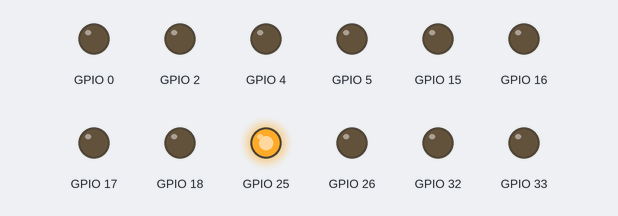
Bench run of a sketch on a simulated ESP32. On the bench: output pins drawn as LEDs (lit = HIGH).

Above: at 0.2 s.
At 1.7 s:
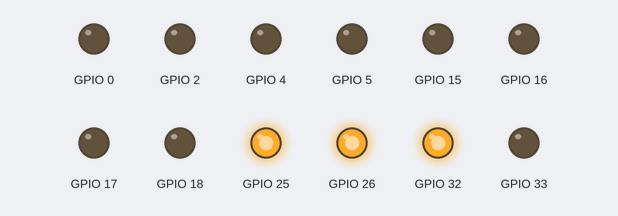
At 2.7 s:
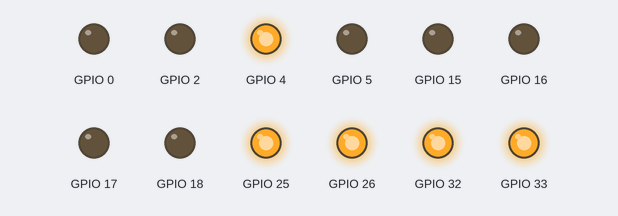
At 3.7 s:
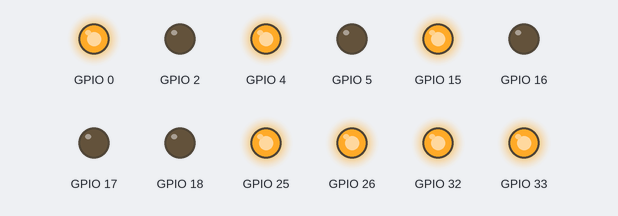
At 5.2 s:
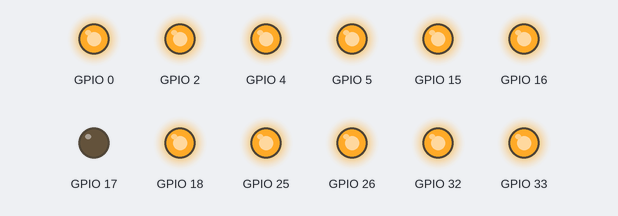
At 7.2 s:
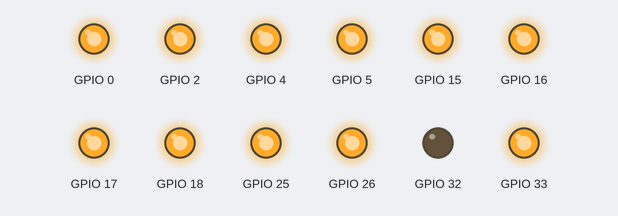
Timing chart, 0 to 7.8 s (numbered marks = the images above):
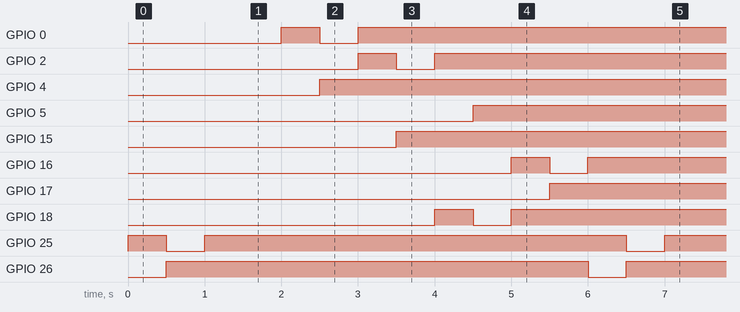

The sketch:

esp32.ino
```cpp
#include "esp32_l298n.h"

ESP32_L298N motor_yaw = ESP32_L298N(A18, A19, 0, 1, true);
ESP32_L298N motor_boom = ESP32_L298N(A5, A4, 2, 3, true);
ESP32_L298N motor_arm = ESP32_L298N(A11, A10, 4, 5, true);
ESP32_L298N motor_backet = ESP32_L298N(A12, A13, 6, 7, true);
ESP32_L298N motor_left = ESP32_L298N(18, 5);
ESP32_L298N motor_right = ESP32_L298N(16, 17);

void setup()
{
  motor_yaw.standby();
  motor_boom.standby();
  motor_arm.standby();
  motor_backet.standby();
  motor_left.standby();
  motor_right.standby();
}

void loop()
{
  motor_yaw.test();
  motor_boom.test();
  motor_arm.test();
  motor_backet.test();
  motor_left.test();
  motor_right.test();
}
```

esp32_l298n.cpp
```cpp
#include "esp32_l298n.h"

ESP32_L298N::ESP32_L298N(int pin1, int pin2, int ch1, int ch2, bool is_pwm)
{
  pin1_ = pin1;
  pin2_ = pin2;
  ch1_ = ch1;
  ch2_ = ch2;
  is_pwm_ = is_pwm;

  pinMode(pin1_, OUTPUT);
  pinMode(pin2_, OUTPUT);

  if(is_pwm_){
    ledcSetup(ch1_, 12800, 8);  // 8bit = 256
    ledcSetup(ch2_, 12800, 8);
    ledcAttachPin(pin1_, ch1_);
    ledcAttachPin(pin2_, ch2_);
  }
}

int ESP32_L298N::speed_limit(int i_speed, int minmax)
{
  if (i_speed>=minmax)
    return minmax;
  else if (i_speed<=-minmax)
    return -minmax;
  else
    return i_speed;
}

void ESP32_L298N::drive(float speed)
{
  int i_speed = speed_limit(int(speed * 255));
  if (i_speed>=0) fwd(i_speed);
  else rev(-i_speed);
}

void ESP32_L298N::drive(float speed, int duration)
{
  drive(speed);
  delay(duration);
}

void ESP32_L298N::fwd(int i_speed)
{
  if(is_pwm_){
    ledcWrite(ch1_, i_speed);
    ledcWrite(ch2_, 0);
  }else{
    digitalWrite(pin1_, HIGH);
    digitalWrite(pin2_, LOW);
  }
}

void ESP32_L298N::rev(int i_speed)
{
  if(is_pwm_){
    ledcWrite(ch1_, 0);
    ledcWrite(ch2_, i_speed);
  }else{
    digitalWrite(pin1_, LOW);
    digitalWrite(pin2_, HIGH);
  }
}

void ESP32_L298N::brake()
{
  if(is_pwm_){
    ledcWrite(ch1_, 255);
    ledcWrite(ch2_, 255);
  }else{
    digitalWrite(pin1_, HIGH);
    digitalWrite(pin2_, HIGH);
  }
}

void ESP32_L298N::standby()
{
  if(is_pwm_){
    ledcWrite(ch1_, 0);
    ledcWrite(ch2_, 0);
  }else{
    digitalWrite(pin1_, LOW);
    digitalWrite(pin2_, LOW);
  }
}

void ESP32_L298N::test(float speed, int delay_milisec)
{
  drive(speed);
  delay(delay_milisec);
  drive(-speed);
  delay(delay_milisec);
  brake();
}
```

esp32_l298n.h
```cpp
#ifndef ESP32_L298N_h
#define ESP32_L298N_h

#include "Arduino.h"

class ESP32_L298N
{
  public:
    ESP32_L298N(int pin1, int pin2, int ch1=0, int ch2=1, bool is_pwm=false);
    void drive(float speed);
    void drive(float speed, int duration);
    void brake();
    void standby();
    void test(float speed=1.0, int delay_milisec=500);
  private:
    int pin1_, pin2_;  // A4, A5, A19, A18, A17, A16, A15, A14, A13, A10, A12, A11
    int ch1_, ch2_;    // 0~15
    bool is_pwm_;
    int speed_limit(int i_speed, int minmax=255);
    void fwd(int i_speed);
    void rev(int i_speed);
};

#endif
```

Measured:
- by itself, GPIO 0, GPIO 2, GPIO 16, GPIO 18, GPIO 25, GPIO 33: repeats every 6.0 s: LOW 0.50 s, HIGH 5.5 s
- by itself, GPIO 4, GPIO 5, GPIO 15, GPIO 17, GPIO 26, GPIO 32: alternates HIGH for 5.5 s and LOW for 0.50 s
